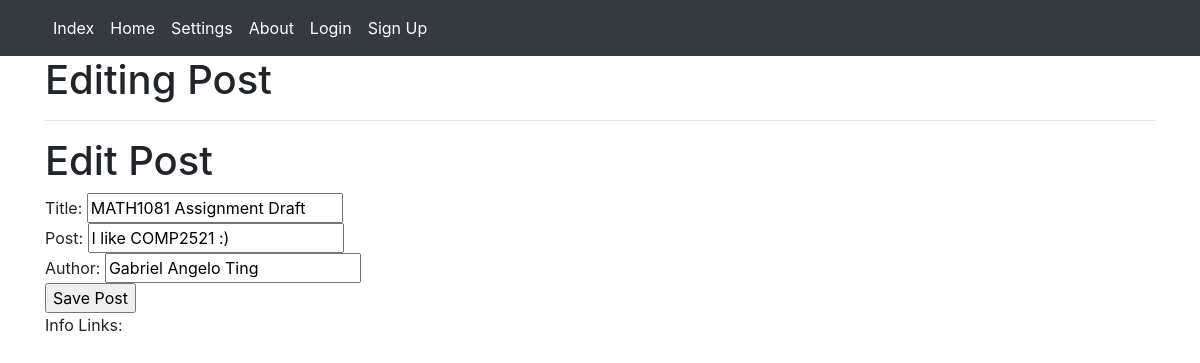
Page /home/edit/1 on the earlier database version.
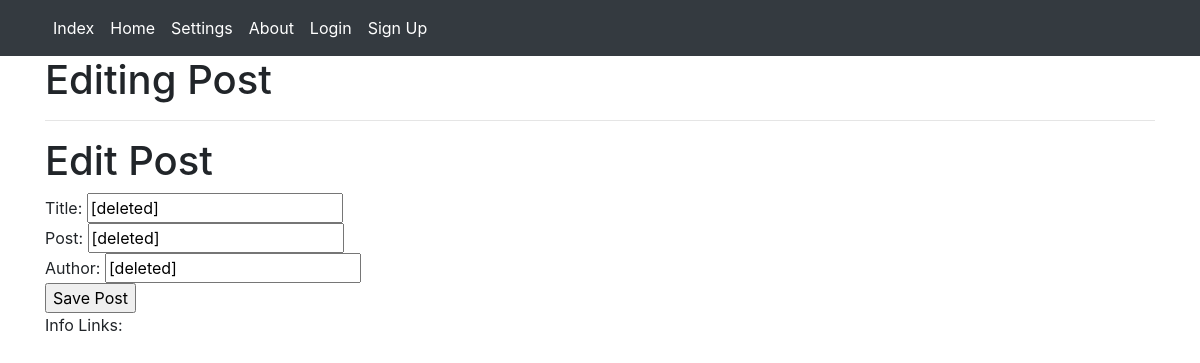
Same page on the later database version.
### app.py (models this page shows, shortened)
class FeedPost(db.Model):
    id = db.Column(db.Integer, primary_key=True)
    title = db.Column(db.String(100), nullable=False)
    content = db.Column(db.Text, nullable=False)
    author = db.Column(db.String(20), nullable=False, default='Unknown')
    date = db.Column(db.DateTime, nullable=False, default=datetime.now)
    likes = db.Column(db.Integer, nullable=False, default=0)
    dislikes = db.Column(db.Integer, nullable=False, default=0)

### app.py (the view)
@app.route('/home/edit/<int:id>', methods=['GET', 'POST'])
def edit_post(id):
    post = FeedPost.query.get_or_404(id)
    if request.method == 'POST':
        post.title = request.form['title']
        post.content = request.form['content']
        post.author = request.form['author']
        db.session.commit()
        return redirect('/home')
    else:
        return render_template('edit.html', post=post)

### templates/edit.html (shortened to what this page needs)
{% extends 'base.html' %}  {% block body %}
<h1>Editing Post</h1>
<hr />
<h1>Edit Post</h1>
<form action="/home/edit/{{post.id}}" method="POST">
  Title: <input type="text" name="title" id="title" value="{{post.title}}" />
  <br />
  Post:
  <input type="text" name="content" id="content" value="{{post.content}}" />
  <br />
  Author:
  <input type="text" name="author" id="author" value="{{post.author}}" />
  <br />
  <input type="submit" value="Save Post" />
</form>
{% endblock %}

### templates/base.html (shortened to what this page needs)
<!DOCTYPE html>
<html lang="en">
  <head>
    <link
      rel="stylesheet"
      href="https://stackpath.bootstrapcdn.com/bootstrap/4.5.2/css/bootstrap.min.css"
    />
  </head>
  <body>
    <nav class="navbar navbar-expand-lg navbar-dark bg-dark">
      <div class="container">
        <div class="collapse navbar-collapse" id="navbarsExample07">
          <ul class="navbar-nav mr-auto">
            <a class="nav-link active" href="{{url_for('index')}}"
              >Index </a>
            <a class="nav-link active" href="{{url_for('home')}}"
              >Home </a>
            <a class="nav-link active" href="{{url_for('settings')}}"
              >Settings </a>
            <a class="nav-link active" href="{{url_for('about')}}"
              >About </a>
            <a class="nav-link active" href="{{url_for('login')}}"
              >Login </a>
            <a class="nav-link active" href="{{url_for('register')}}"
              >Sign Up </a>
          </ul>
        </div>
      </div>
    </nav>
    <div class="container">
       {% block head %} {% endblock %} {% block
      body %} {% endblock %}
      <footer>Info Links:</footer>
    </div>
  </body>
</html>

Differences in the rows shown:
changed FeedPost: title "MATH1081 Assignment Draft" → "[deleted]"; content "I like COMP2521 :)" → "[deleted]"; author "Gabriel Angelo Ting" → "[deleted]"
